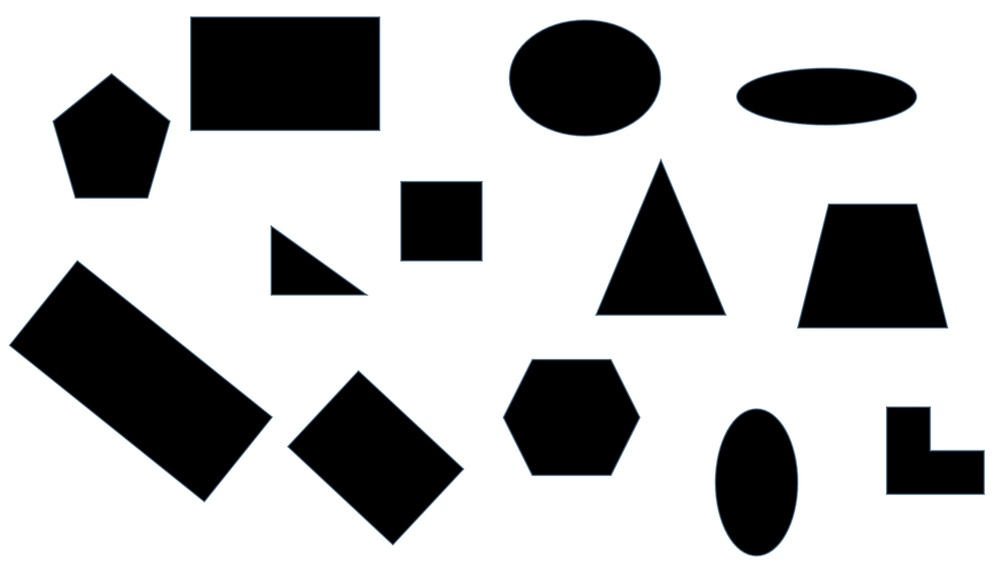
#> input picture POLY.jpg, 1000 x 568 px, shrunk from 1641 x 932 before the run, given in place of the camera
$ python 0703contourConvexity-cam.py   (older library calls are emulated)
#> lines starting #> are read from the running program, lines starting #| are printed output that depends on the picture; after the words box and inside, x2 and y2 are one past the last pixel; in counts of white or black regions, pixels touching at a corner belong together
import cv2
import numpy as np

cap = cv2.VideoCapture(0)

while True:
    ret, img = cap.read()
#> img is the input picture: shape (568, 1000, 3); mean B, G, R 184.2, 183.9, 183.6

    imgray = cv2.cvtColor(img, cv2.COLOR_BGR2GRAY)
    ret, thresh = cv2.threshold(imgray, 220, 255, 1)
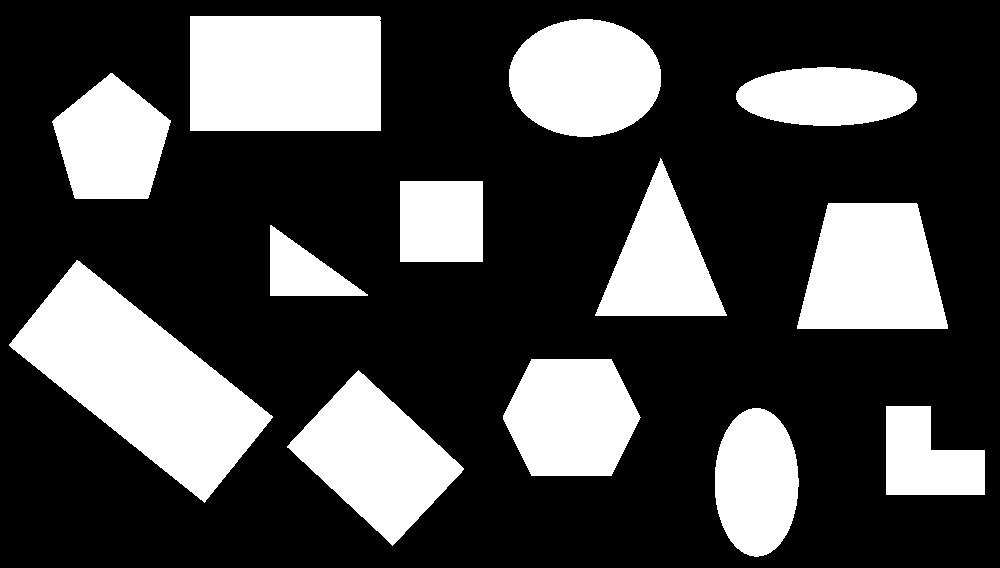
#> thresh: shape (568, 1000); 28.7% white; 13 white regions
    image, contours, hierarchy = cv2.findContours(thresh, cv2.RETR_TREE, cv2.CHAIN_APPROX_SIMPLE)
#> contours = 13 contours; largest, box (x1, y1, x2, y2) and area: (9, 260, 273, 503) 27412, (190, 16, 381, 131) 21658, (287, 370, 464, 546) 15126, (797, 203, 948, 329) 14968, (509, 19, 661, 137) 13920

    # original contour를 얻은 후 그린다.
    cv2.drawContours(img, contours, -1, (0, 255, 0), 2)
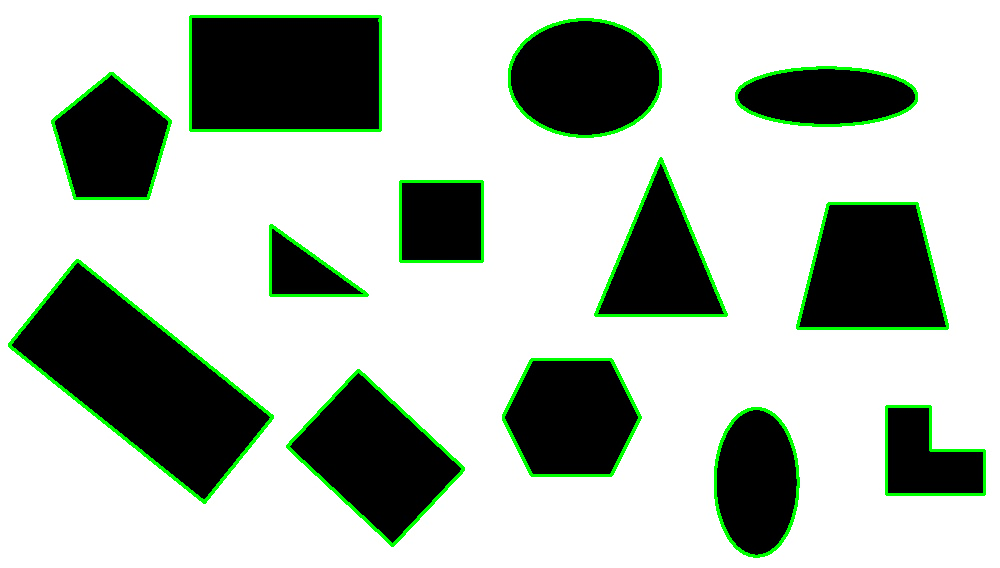
#> img: shape (568, 1000, 3); 3.36% of pixels changed, all inside (x1, y1, x2, y2) = (8, 15, 986, 558)
    cnt = contours[0]
#> cnt = contour of 166 points, box (x1, y1, x2, y2) (715, 408, 799, 557), area 9640

    # convex hull을 얻는다.
    hull = cv2.convexHull(cnt, returnPoints=False)
#> hull = 52 values, max 165 at index 0, min 0 at index 51, mean 84.21
    # convexity defects를 구한다.
    defects = cv2.convexityDefects(cnt, hull)
#> defects = 44 rows, first 6: [0, 2, 1, 186], [2, 8, 3, 114], [8, 10, 9, 142], [11, 17, 12, 142], [17, 21, 18, 114], [21, 27, 22, 202]

    for i in range(defects.shape[0]):
        s, e, f, d = defects[i, 0]
        start = tuple(cnt[s][0])
        end = tuple(cnt[e][0])
        far = tuple(cnt[f][0])
        cv2.line(img, start, end, [255, 0, 0], 2)
        cv2.circle(img, far, 5, [0, 0, 255], -1)
#> this loop made 44 passes
#> (s, e, f, d, start, end, far) on passes 1 to 12: (0, 2, 1, 186, (752, 408), (748, 409), (751, 409)), (2, 8, 3, 114, (748, 409), (742, 412), (747, 410)), (8, 10, 9, 142, (742, 412), (739, 414), (740, 414)), (11, 17, 12, 142, (732, 421), (726, 430), (732, 422)), (17, 21, 18, 114, (726, 430), (724, 434), (726, 431)), (21, 27, 22, 202, (724, 434), (721, 441), (724, 436)), (27, 31, 28, 162, (721, 441), (719, 447), (721, 443)), (31, 35, 32, 186, (719, 447), (717, 455), (719, 450)), (35, 37, 36, 201, (717, 455), (716, 460), (717, 459)), (37, 39, 38, 217, (716, 460), (715, 467), (716, 466)), (40, 42, 41, 217, (715, 497), (716, 504), (716, 498)), (42, 44, 43, 201, (716, 504), (717, 509), (717, 505))
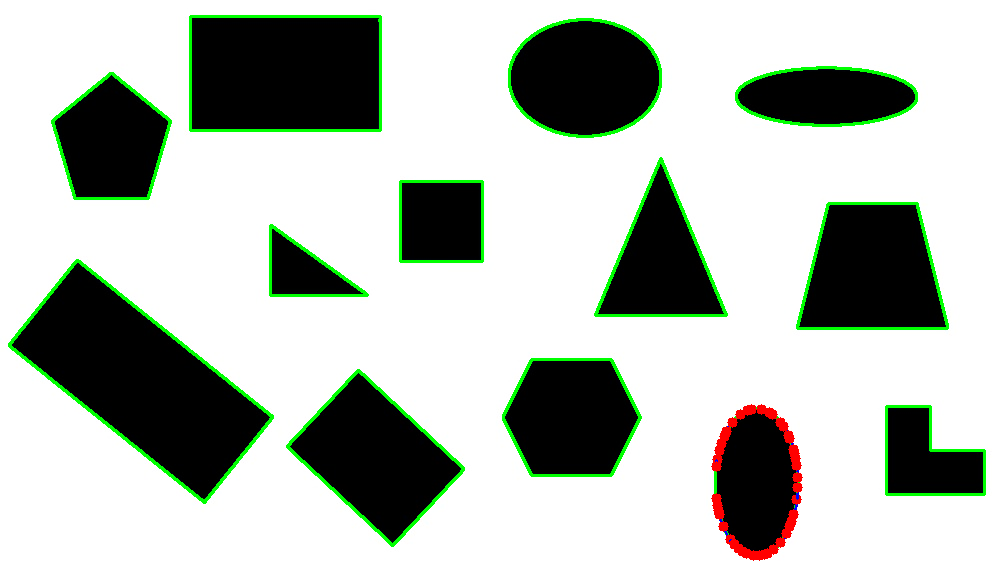
#> img: shape (568, 1000, 3); 0.51% of pixels changed, all inside (x1, y1, x2, y2) = (711, 404, 803, 561)

    cv2.imshow('img', img)
    if cv2.waitKey(1) & 0xFF == ord('q'):  # 'q' 키를 누르면 종료
#> (key q is pressed here)
        break

cap.release()
cv2.destroyAllWindows()
